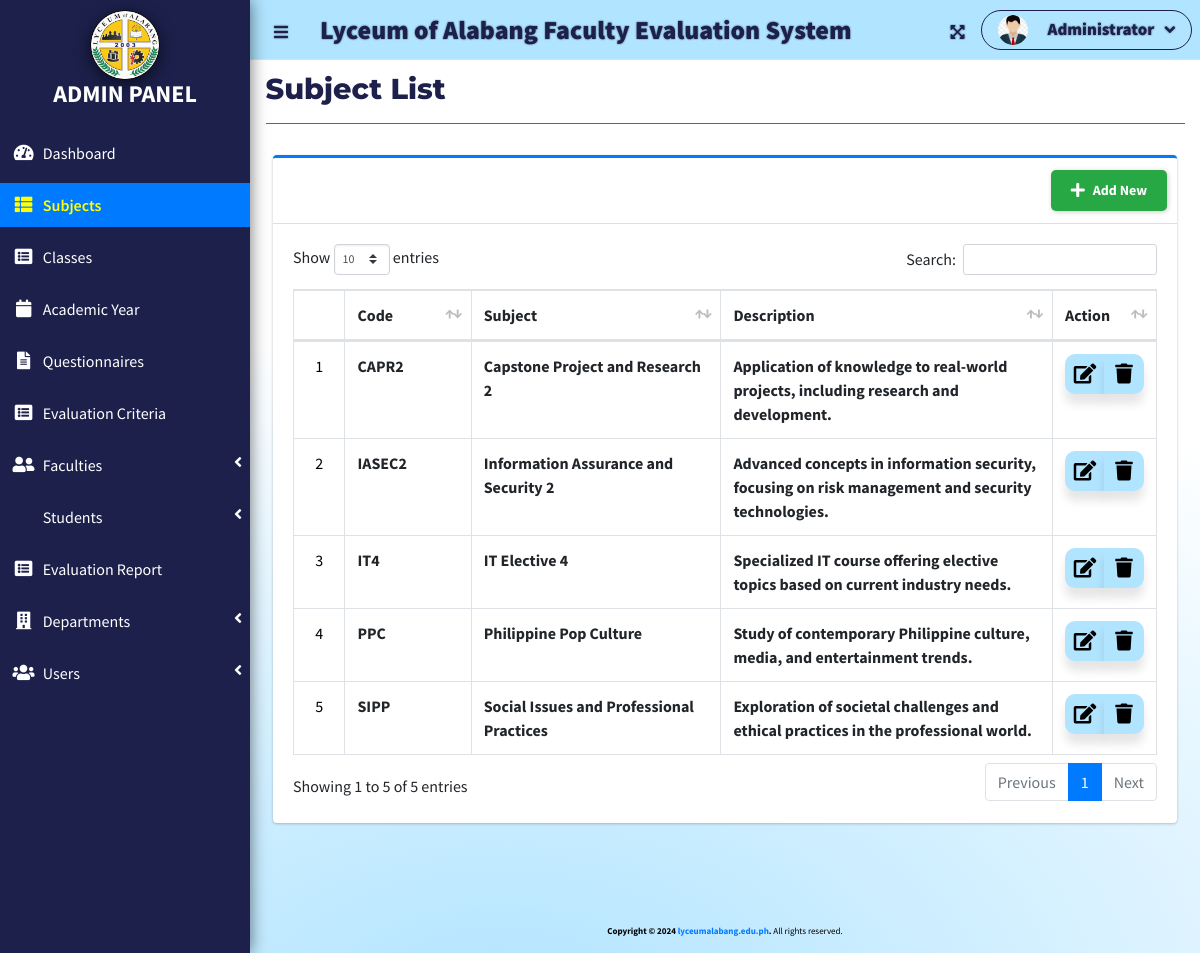
Before: /index.php?page=subject_list (signed in) with the older database file.
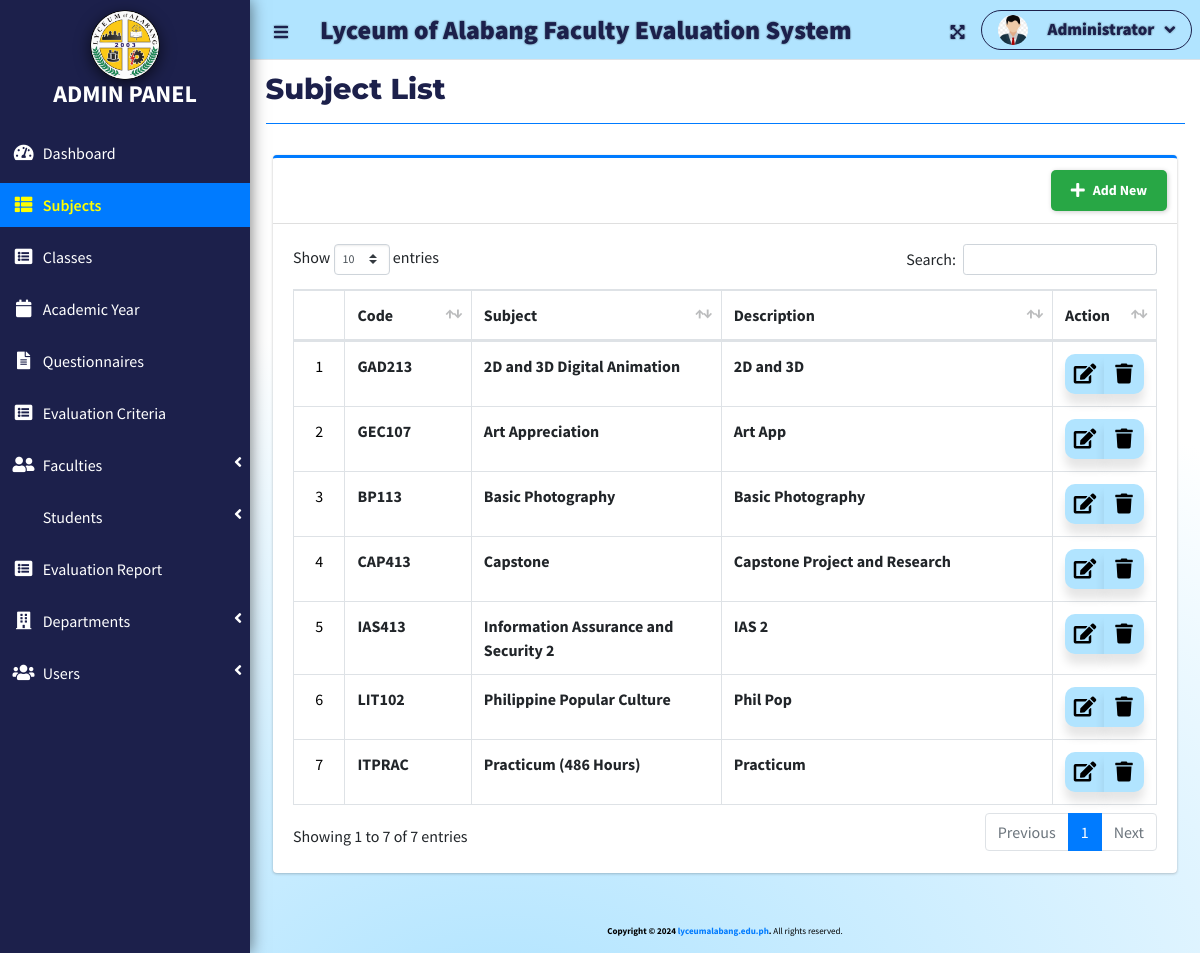
After: the same page with the newer database file.
### tables this page shows
CREATE TABLE `subject_list` (
  `id` int(30) NOT NULL,
  `code` varchar(50) NOT NULL,
  `subject` text NOT NULL,
  `description` text NOT NULL
);

### admin/subject_list.php (the view, shortened to what this page needs)
<?php include 'db_connect.php'; ?>
<div class="col-lg-12">
  <div class="card card-outline card-primary">
    <div class="card-header">
      <div class="card-tools">
        <a class="btn new_subject" href="javascript:void(0)">
          <i class="fa fa-plus"></i>
          <span class="text">Add New</span>
        </a>
      </div>
    </div>
    <div class="card-body">
      <table class="table table-hover table-bordered" id="list">
        <colgroup>
          <col width="5%">
          <col width="15%">
          <col width="30%">
          <col width="40%">
          <col width="15%">
        </colgroup>
        <thead>
          <tr>
            <th class="text-center">#</th>
            <th>Code</th>
            <th>Subject</th>
            <th>Description</th>
            <th>Action</th>
          </tr>
        </thead>
        <tbody>
          <?php
          $i = 1;
          $qry = $conn->query("SELECT * FROM subject_list ORDER BY subject ASC");
          while($row = $qry->fetch_assoc()):
          ?>
          <tr>
            <td class="text-center counter"><?php echo $i++; ?></td>
            <td><b><?php echo htmlspecialchars($row['code']); ?></b></td>
            <td><b><?php echo htmlspecialchars($row['subject']); ?></b></td>
            <td><b><?php echo htmlspecialchars($row['description']); ?></b></td>
            <td class="text-center">
              <div class="btn-group">
                <a href="javascript:void(0)" data-id="<?php echo $row['id']; ?>" class="btn manage_subject">
                  <span class="edit-icon"><i class="fas fa-edit"></i></span>
                </a>
                <button type="button" class="btn delete_subject" data-id="<?php echo $row['id']; ?>">
                  <span class="edit-icon"><i class="fas fa-trash"></i></span>
                </button>
              </div>
            </td>
          </tr>
          <?php endwhile; ?>
        </tbody>
      </table>
    </div>
  </div>
</div>

### index.php (shortened to what this page needs)
<!DOCTYPE html>
<html lang="en">
<?php
	include 'header.php'
?>
<body class="hold-transition sidebar-mini layout-fixed layout-navbar-fixed layout-footer-fixed style">
<div class="wrapper">
  <?php include 'topbar.php' ?>
  <?php include $_SESSION['login_view_folder'].'sidebar.php' ?>
  <div class="content-wrapper">
    <div class="content-header">
      <div class="container-fluid">
        <div class="row mb-2">
          <div class="col-sm-6">
            <h1 class="m-0"><?php echo $title ?></h1>
          </div>
        </div>
            <hr class="border-primary">
      </div>
    </div>
    <section class="content">
      <div class="container-fluid">
         <?php
            $page = isset($_GET['page']) ? $_GET['page'] : 'home';
            if(!file_exists($_SESSION['login_view_folder'].$page.".php")){
                include '404.html';
            }else{
            include $_SESSION['login_view_folder'].$page.'.php';
            }
          ?>
      </div>
    </section>
  <div class="main-footer">
    <strong>Copyright &copy; 2024 <a href="https://lyceumalabang.edu.ph">lyceumalabang.edu.ph</a>.</strong>
    All rights reserved.
  </div>
  </div>
</div>
</body>
</html>

### header.php (shortened to what this page needs)
<head>
  <?php
  $title = isset($_GET['page']) ? ucwords(str_replace("_", ' ', $_GET['page'])) : "Home";
?>
  <link rel="stylesheet" href="assets/plugins/fontawesome-free/css/all.min.css">
  <link rel="stylesheet" href="https://code.ionicframework.com/ionicons/2.0.1/css/ionicons.min.css">
  <link rel="stylesheet" href="assets/plugins/overlayScrollbars/css/OverlayScrollbars.min.css">
  <link rel="stylesheet" href="assets/plugins/datatables-bs4/css/dataTables.bootstrap4.min.css">
  <link rel="stylesheet" href="assets/plugins/datatables-responsive/css/responsive.bootstrap4.min.css">
  <link rel="stylesheet" href="assets/plugins/datatables-buttons/css/buttons.bootstrap4.min.css">
  <link rel="stylesheet" href="assets/plugins/select2/css/select2.min.css">
  <link rel="stylesheet" href="assets/plugins/select2-bootstrap4-theme/select2-bootstrap4.min.css">
  <link rel="stylesheet" href="assets/plugins/sweetalert2-theme-bootstrap-4/bootstrap-4.min.css">
  <link rel="stylesheet" href="assets/plugins/jquery-ui/jquery-ui.min.css">
  <link rel="stylesheet" href="assets/plugins/toastr/toastr.min.css">
  <link rel="stylesheet" href="assets/plugins/dropzone/min/dropzone.min.css">
  <link rel="stylesheet" href="assets/dist/css/jquery.datetimepicker.min.css">
  <link rel="stylesheet" href="assets/plugins/icheck-bootstrap/icheck-bootstrap.min.css">
  <link rel="stylesheet" href="assets/plugins/bootstrap4-toggle/css/bootstrap4-toggle.min.css">
  <link rel="stylesheet" href="assets/dist/css/adminlte.min.css">
  <link rel="stylesheet" href="assets/dist/css/styles.css">
  <link rel="stylesheet" href="assets/plugins/summernote/summernote-bs4.min.css">
<link rel="stylesheet" href="https://cdn.jsdelivr.net/npm/sweetalert2@11/dist/sweetalert2.min.css">
</head>

### topbar.php (shortened to what this page needs)
  <nav class="main-header navbar navbar-expand ">
    <ul class="navbar-nav">
    <?php if(isset($_SESSION['login_id'])): ?>
      <li class="nav-item">
        <a class="nav-link" data-widget="pushmenu" href="" role="button"><i class="fas fa-bars" style="color: #1C204B;"></i></a>
      </li>
    <?php endif; ?>
      <li>
      <a class="nav-link Custom-Loa" href="./" role="button" style="color: #1C204B; font-weight: 900;"> <large><b><?php echo $_SESSION['system']['name'] ?></b></large></a>
      </li>
    </ul>
    <ul class="navbar-nav ml-auto">
      <li class="nav-item">
        <a class="nav-link" data-widget="fullscreen" href="#" role="button">
          <i class="fas fa-expand-arrows-alt" style="color: #1C204B;"></i>
        </a>
      </li>
     <li class="nav-item dropdown">
     <a class="nav-link custom-nav-link" data-toggle="dropdown" aria-expanded="true" href="javascript:void(0)">
  <span>
    <img src="assets/uploads/<?php echo $_SESSION['login_avatar'] ?>" alt="" class="user-img">
    <b class="text"><?php echo ucwords($_SESSION['login_firstname']) ?></b>
    <span class="fa fa-angle-down"></span>
  </span>
</a>
      </li>
    </ul>
  </nav>

### admin/sidebar.php (shortened to what this page needs)
<aside class="main-sidebar">
    <div class="brand-container">
        <a>
            <img src="assets/uploads/LoaLogo.png" alt="Admin Panel Logo" class="brand-logo">
            <h4 class="text-center p-0 m-0"><b>ADMIN PANEL</b></h4>
        </a>
    </div>
    <div class="sidebars">
        <nav class="mt-2">
            <ul class="nav nav-pills nav-sidebar flex-column nav-flat" data-widget="treeview" role="menu" data-accordion="false">
                <li class="nav-item dropdown">
                    <a href="./" class="nav-link nav-home">
                        <i class="nav-icon fas fa-tachometer-alt"></i>
                        <p>Dashboard</p>
                    </a>
                </li>
                <li class="nav-item dropdown">
                    <a href="./index.php?page=subject_list" class="nav-link nav-subject_list">
                        <i class="nav-icon fas fa-th-list"></i>
                        <p>Subjects</p>
                    </a>
                </li>
                <li class="nav-item dropdown">
                    <a href="./index.php?page=class_list" class="nav-link nav-class_list">
                        <i class="nav-icon fas fa-list-alt"></i>
                        <p>Classes</p>
                    </a>
                </li>
                <li class="nav-item dropdown">
                    <a href="./index.php?page=academic_list" class="nav-link nav-academic_list">
                        <i class="nav-icon fas fa-calendar"></i>
                        <p>Academic Year</p>
                    </a>
                </li>
                <li class="nav-item dropdown">
                    <a href="./index.php?page=questionnaire" class="nav-link nav-questionnaire">
                        <i class="nav-icon fas fa-file-alt"></i>
                        <p>Questionnaires</p>
                    </a>
                </li>
                <li class="nav-item dropdown">
                    <a href="./index.php?page=criteria_list" class="nav-link nav-criteria_list">
                        <i class="nav-icon fas fa-list-alt"></i>
                        <p>Evaluation Criteria</p>
                    </a>
                </li>
                <li class="nav-item">
                    <a href="#" class="nav-link nav-edit_faculty">
                        <i class="nav-icon fas fa-user-friends"></i>
                        <p>Faculties<i class="right fas fa-angle-left"></i></p>
                    </a>
                </li>
                <li class="nav-item">
                    <a href="#" class="nav-link nav-edit_student">
                        <p>Students<i class="right fas fa-angle-left"></i></p>
                    </a>
                </li>
                <li class="nav-item dropdown">
                    <a href="./index.php?page=report" class="nav-link nav-report">
                        <i class="nav-icon fas fa-list-alt"></i>
                        <p>Evaluation Report</p>
                    </a>
                </li>
                <li class="nav-item dropdown">
                    <a href="#" class="nav-link nav-edit_department">
                        <i class="nav-icon fas fa-building"></i>
                        <p>
                            Departments
                            <i class="right fas fa-angle-left"></i>
                        </p>
                    </a>
                </li>
                <li class="nav-item">
                    <a href="#" class="nav-link nav-edit_user">
                        <i class="nav-icon fas fa-users"></i>
                        <p>Users<i class="right fas fa-angle-left"></i></p>
                    </a>
                </li>
            </ul>
        </nav>
    </div>
</aside>

### header.php (style rules this page uses)
h1 { font-family: "Montserrat"; font-size: 2em; font-weight: 800; color: #1C204B; margin: 20px 0; }

### topbar.php (style rules this page uses)
.user-img { border-radius: 50%; height: 25px; width: 25px; object-fit: cover; }
.main-header.navbar { height: 60px; background: #B1E4FF; display: flex; align-items: center; text-shadow: 1px 1px 1px rgba(0, 0, 0, 0.1), -1px -1px 1px rgba(0, 0, 0, 0.1), 1px -1px 1px rgba(0, 0, 0, 0.1), -1px 1px 1px rgba(0, 0, 0, 0.1); }
.nav-link.Custom-Loa { font-size: 26px; line-height:-100px; white-space: nowrap; overflow: hidden; padding: 0 15px; }
.custom-nav-link { position: relative; display: flex; align-items: center; padding: 5px 15px; font-size: 17px; font-weight: 600; text-decoration: none; color: #1C204B; background: transparent; border: 1px solid #1C204B; border-radius: 25px; cursor: pointer; overflow: hidden; transition: color 0.3s 0.1s ease-out; }
.custom-nav-link span { display: flex; align-items: center; gap: 10px; }
.custom-nav-link .user-img { width: 30px; height: 30px; border-radius: 50%; }
.custom-nav-link b.text { margin-left: 10px; color: #1C204B; transition: color 0.3s ease-out; }
.custom-nav-link::before { content: ''; position: absolute; top: 0; left: 0; right: 0; bottom: 0; margin: auto; border-radius: 50%; width: 20em; height: 20em; left: -5em; transition: box-shadow 0.5s ease-out; z-index: -1; }

### admin/sidebar.php (style rules this page uses)
.main-sidebar { background: #1C204B; box-shadow: 1px 0 15px rgba(0, 0, 0, 0.5); overflow: hidden; display: flex; flex-direction: column; }
.sidebars p { color: white; transition: background-color 0.3s, color 0.3s; font-weight: 500; }
.nav-link { padding: 10px 15px; transition: color 0.3s ease; }
.nav-link.active p, .nav-link.active .nav-icon { color: yellow; transition: color 0.3s ease; font-weight: 600; }
.nav-icon { color: white; }
.nav-link.active .nav-icon { color: yellow; transition: color 0.3s ease; }
.nav-item { margin-top: 0.5rem; transition: 0.3s ease; }
.brand-container { text-align: center; padding: 10px 0; }
.brand-logo { width: auto; height: 70px; box-shadow: 0 4px 15px rgba(0, 0, 0, 0.60); border-radius: 50%; }
.sidebars { flex-grow: 1; overflow-y: auto; max-height: calc(100vh - 100px); }
.nav-link { padding: 10px; }
.text-center { color: white; }

### admin/subject_list.php (style rules this page uses)
.btn.new_subject { display: inline-flex; align-items: center; justify-content: center; padding: 10px 20px; font-size: 14px; font-weight: bold; color: white; background-color: #28a745; border: none; border-radius: 5px; text-decoration: none; box-shadow: 1px 1px 5px rgba(0, 0, 0, 0.2); transition: transform 0.2s ease, background-color 0.2s ease; position: relative; overflow: hidden; }
.btn.new_subject i { margin-right: 8px; font-size: 16px; color: #fff; transition: transform 0.2s ease; }
.btn.new_subject .text { transition: opacity 0.2s ease, transform 0.2s ease; }
.btn.manage_subject, .btn.delete_subject { position: relative; background: rgb(177, 228, 255); color: #000; padding: 15px; margin: 0; border-radius: 10px; width: 40px; height: 40px; font-size: 17px; display: flex; justify-content: center; align-items: center; flex-direction: column; box-shadow: 0 10px 10px rgba(0, 0, 0, 0.1); cursor: pointer; transition: all 0.2s cubic-bezier(0.68, -0.55, 0.265, 1.55); }
.edit-icon { font-size: 20px; }
.counter { color: black; }

### index.php (style rules this page uses)
.content-wrapper { background: radial-gradient(178.94% 106.41% at 26.42% 106.41%, #B1E4FF 0%, #FFFFFF 71.88%); margin-bottom: 0; height: auto; min-height: 896px !important; margin: 0; }
.main-footer { background: transparent; color: black; font-size: 9px; height: auto; width: auto; text-align: center; position: fixed; bottom: 0; margin-top: 0; border: none; }

Changed rows visible on the page:
removed subject_list: code "CAPR2", subject "Capstone Project and Research 2", description "Application of knowledge to real-world projects, including research and development."
removed subject_list: code "IT4", subject "IT Elective 4", description "Specialized IT course offering elective topics based on current industry needs."
removed subject_list: code "PPC", subject "Philippine Pop Culture", description "Study of contemporary Philippine culture, media, and entertainment trends."
removed subject_list: code "SIPP", subject "Social Issues and Professional Practices", description "Exploration of societal challenges and ethical practices in the professional world."
added subject_list: code "GAD213", subject "2D and 3D Digital Animation", description "2D and 3D"
added subject_list: code "GEC107", subject "Art Appreciation", description "Art App"
added subject_list: code "BP113", subject "Basic Photography", description "Basic Photography"
added subject_list: code "CAP413", subject "Capstone", description "Capstone Project and Research"
added subject_list: code "IAS413", subject "Information Assurance and Security 2", description "IAS 2"
added subject_list: code "LIT102", subject "Philippine Popular Culture", description "Phil Pop"
changed subject_list: code "IASEC2" → "ITPRAC"; subject "Information Assurance and Security 2" → "Practicum (486 Hours)"; description "Advanced concepts in information security, focusing on risk management and security technologies." → "Practicum"
Other visible differences:
text written by a page script: "Show entries Search: Showing 1 to 5 of 5 entries Previous 1 Next" → "Show entries Search: Showing 1 to 7 of 7 entries Previous 1 Next"
